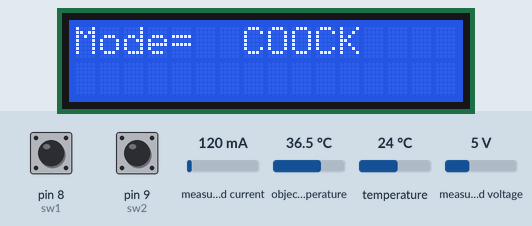
Simulated run of this sketch. Board: Arduino Uno, built with avr-gcc and run on an emulated ATmega328P. On the bench: 16×2 character LCD. Inputs (shaded band) come from the test bench; at power-on: pin 8 (sw1) HIGH, pin 9 (sw2) HIGH, measured current 120 mA, object temperature 36.5 °C, temperature 24 °C, measured voltage 5 V. The local clock reads 2024-03-15 10:24:30 at power-on unless the sketch sets it; what the sketch prints to the serial monitor is not drawn.

Above: at 1.2 s.
1.3 s: pin 8 (sw1) pulled LOW for 0.15 s
At 2.5 s:
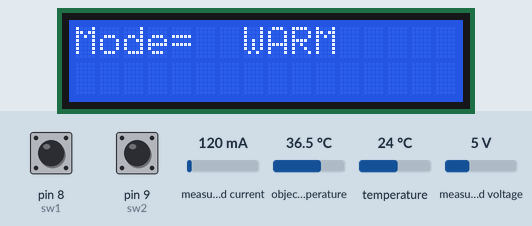
2.9 s: pin 8 (sw1) pulled LOW for 1 s
At 3.6 s:
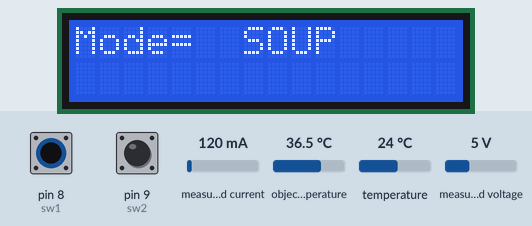
5.4 s: pin 8 (sw1) pulled LOW for 0.15 s
At 5.9 s:
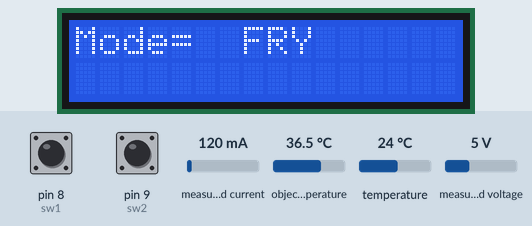
7.0 s: pin 8 (sw1) pulled LOW for 3.2 s
At 8.1 s:
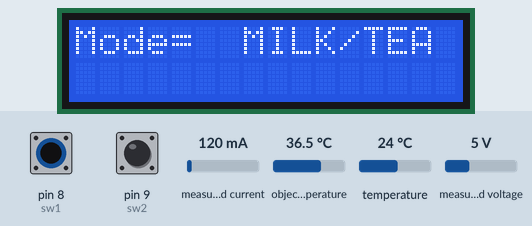
11.7 s: pin 8 (sw1) pulled LOW for 0.15 s
At 12.6 s:
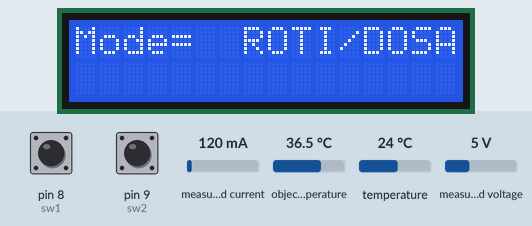
13.3 s: pin 9 (sw2) pulled LOW for 0.15 s
At 14.8 s:
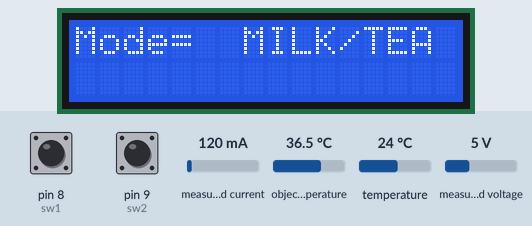
Timing chart, 0 to 15.9 s (numbered marks = the images above; inputs shaded):
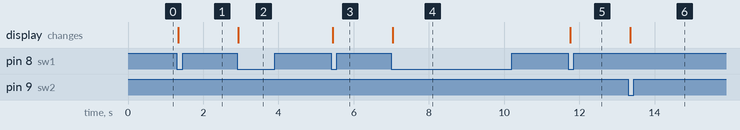

Measured:
- after the input at 1.3 s, the display: changes at once (image 1)
- after the input at 2.9 s, the display: changes at once (image 2)
- after the input at 5.4 s, the display: changes at once (image 3)
- after the input at 7.0 s, the display: changes at once (image 4)
- after the input at 11.7 s, the display: changes after 0.06 s (image 5)
- after the input at 13.3 s, the display: changes after 0.06 s (image 6)

The sketch:

Cooker.ino
```cpp
#include <Wire.h>
#include <RTC.h>
static DS3231 RTC;

#include <PZEM004Tv30.h>
PZEM004Tv30 pzem(10, 11);

#include <LiquidCrystal_I2C.h>
LiquidCrystal_I2C lcd(0x27,16,2);

#include <Adafruit_MLX90614.h>
Adafruit_MLX90614 mlx = Adafruit_MLX90614();

int m=1, t1=1, t2=1, tt=1, f1=0;
int sw1=8, sw2=9;
String mode;

int con=0, ckcnt=0;
int pm = m;

int ontime=0, csc=0, psc=0;
int onmn=0, onhr=0;
//int pday;

void setup() {
  Serial.begin(9600);
  RTC.begin();
  mlx.begin();
  lcd.init();
  lcd.clear();
  lcd.backlight();

  if(m==1) mode="COOCK";

  lcd.setCursor(0,0);
  lcd.print("Mode= ");
  lcd.setCursor(7,0);
  lcd.print("          ");
  lcd.setCursor(7,0);
  lcd.print(mode);

  pinMode(sw1, INPUT_PULLUP);
  pinMode(sw2, INPUT_PULLUP);
}

void loop() {

  int dt=RTC.getDay();
  int mt=RTC.getMonth();
  int yr=RTC.getYear()-2000;
  int hr=RTC.getHours();
  int mn=RTC.getMinutes();
  int sc=RTC.getSeconds();

  String d,t,contime;
  d=String(dt)+"/"+String(mt)+"/"+String(yr);
  t=String(hr)+":"+String(mn)+":"+String(sc);

  float tmp1=mlx.readAmbientTempC();
  float tmp2=mlx.readObjectTempC();

  float voltage = pzem.voltage();
  float current = pzem.current();
  float power = pzem.power();
  float pf = pzem.pf();
  float frequency = pzem.frequency();

  if(current >= 0.03)
  {
    con=1;
  }
  else if(current <0.03)
  {
    con = 0;
  }
  ////////////
  if(con==1 && tt==1)
  {
    tt=0;
    ckcnt++;
  }
  if(con==0)
  {
   tt=1;
   f1=1;
  }
  //////////
  if(con==1)
    {
      if(f1==1)
      {
      f1=0;
      psc=sc;
      }

      csc=sc;

      if(csc < psc)
      {
        ontime += (60+csc)-psc;
      }
      else if(csc >= psc)
      {
        ontime += (csc-psc);
      }

      if(ontime >= 60)
      {
        onmn++;
        ontime=ontime-60;
      }

      if(onmn >= 60)
      {
        onhr++;
        onmn=onmn-60;
      }

      psc=csc;
    }


    if(m!=pm)
  {
      onhr=0;
      onmn=0;
      ontime=0;

      if(con==1) ckcnt=0;
      else ckcnt=0;

      pm=m;
  }

  contime=String(onhr)+":"+String(onmn)+":"+String(ontime);

  //////////////


  Serial.print("Cooker");
  Serial.print(",");
  Serial.print(d);
  Serial.print(",");
  Serial.print(t);
  Serial.print(",");
  Serial.print(mode);
  Serial.print(",");
  Serial.print(tmp1);
  Serial.print(",");
  Serial.print(tmp2);
  Serial.print(",");
  Serial.print(voltage);
  Serial.print(",");
  Serial.print(current);
  Serial.print(",");
  Serial.print(power);
  Serial.print(",");
  Serial.print(pf);
  Serial.print(",");
  Serial.print(frequency,0);
  Serial.print(",");
  Serial.print(con);
  Serial.print(",");
  Serial.print(ckcnt);
  Serial.print(",");
//  Serial.print(onhr);
//  Serial.print(",");
//  Serial.print(onmn);
//  Serial.print(",");
  Serial.println(contime);


/////////////////
  unsigned long int pre = millis();;
  while(millis()-pre < 5000)
  {
    if((digitalRead(sw1)==0) && (t1==1))
  {
    t1=0;
    m++;

    if(m>6) m=1;
    if(m<1) m=6;

    if(m==1) mode="COOCK";
    else if(m==2) mode="WARM";
    else if(m==3) mode="SOUP";
    else if(m==4) mode="FRY";
    else if(m==5) mode="MILK/TEA";
    else if(m==6) mode="ROTI/DOSA";

    lcd.setCursor(7,0);
    lcd.print("          ");
    lcd.setCursor(7,0);
    lcd.print(mode);
  }

  if(digitalRead(sw1)==1)
  {
   t1=1;
  }


  if((digitalRead(sw2)==0) && (t2==1))
  {
    t2=0;
    m--;

    if(m>6) m=1;
    if(m<1) m=6;

    if(m==1) mode="COOCK";
    else if(m==2) mode="WARM";
    else if(m==3) mode="SOUP";
    else if(m==4) mode="FRY";
    else if(m==5) mode="MILK/TEA";
    else if(m==6) mode="ROTI/DOSA";

    lcd.setCursor(7,0);
    lcd.print("          ");
    lcd.setCursor(7,0);
    lcd.print(mode);
  }

  if(digitalRead(sw2)==1)
  {
   t2=1;
  }
    delay(45);
  }
/////////////////////
}
```
